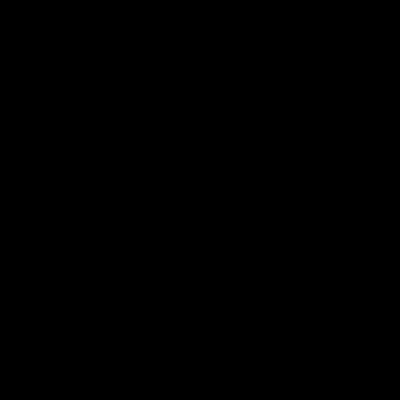
Frame 1 (no input)
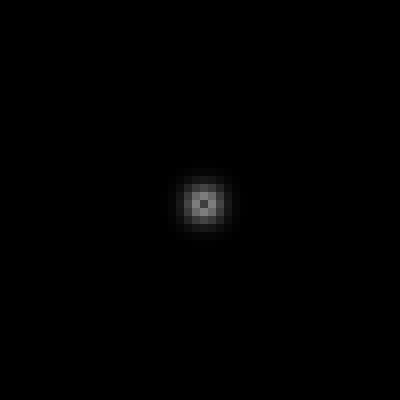
Frame 60 (the mouse pressed at the canvas centre just before this capture)
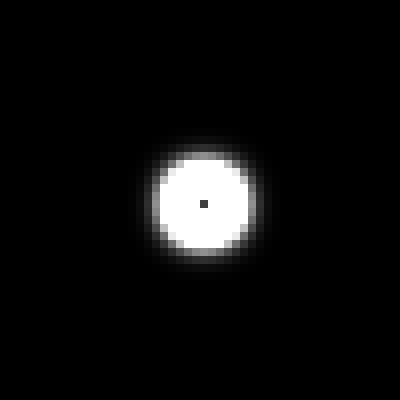
Frame 120 (the mouse held since frame 60 and released just before this capture)

The Processing sketch that drew these frames (run headless with seeded random() and noise(); from frame 60 on, the mouse is pressed at the canvas centre):

// Processing sketch: fluid_muid
// ── fluid_muid.pde
float[][] map;
float[][] nextMap;
int TA, TD, TS;
void setup() {
  size(400, 400);
  TS = width / 50;
  TA = width / TS;
  TD = height / TS;

  map = new float[TA][TD];
  nextMap = new float[TA][TD];
}


void draw() {
  background(0);
  nextMap = new float[TA][TD];
  for (int x = 0; x < TA; x += 1) {
    for (int y = 0; y < TD; y += 1) {
      nextMap[x][y] = map[x][y];
    }
  }

  for (int x = 0; x < TA; x += 1) {
    for (int y = 0; y < TD; y += 1) {
      float v = map[x][y] / 2;
      map[x][y] /= 2;
      v /= 8;
      for (int xx = -1; xx <= 1; xx += 1) {
        int xp = x + xx;
        if (xp < 0 || xp > TA-1) continue;
        for (int yy = -1; yy <= 1; yy += 1) {
          int yp = y + yy;
          if (yp < 0 || yp > TD-1) continue;

          nextMap[xp][yp] += (v / 8.0);

        }
      }
    }
  }
  noStroke();
  for (int x = 0; x < TA; x += 1) {
    for (int y = 0; y < TD; y += 1) {
      map[x][y] *= 0.5;
      map[x][y] = constrain(map[x][y],0,1);
      fill(map(map[x][y], 0, 1, 0, 255));
      rect(x * TS, y * TS, TS, TS);
    }
  }

  map = nextMap;
  map[TA/2][TD/2] = 1;
}

void mouseDragged() {
  int x = mouseX / TS;
  int y = mouseY / TS;
  map[x][y] = 1;
}
